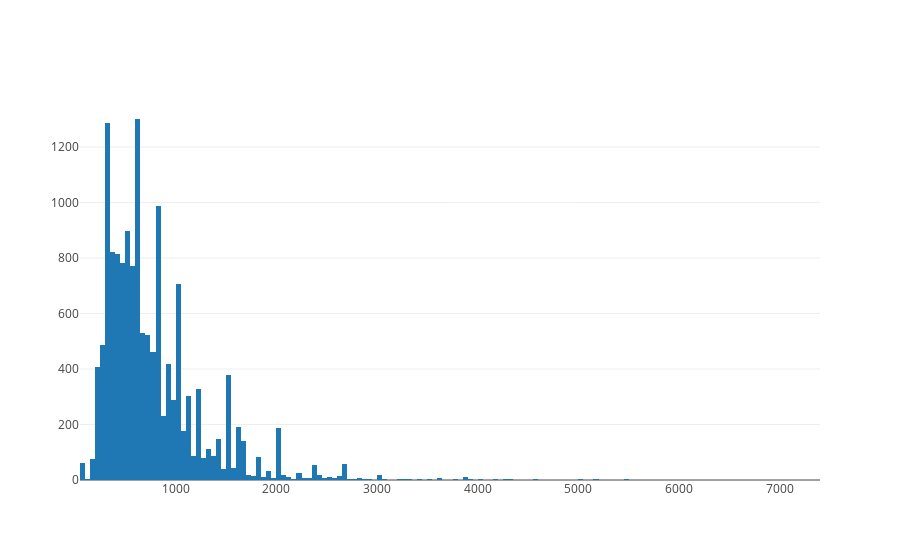

Notebook source saved alongside this figure:
### Code cell
iplot(data2)

### Figure 1 — Plotly figure (JSON) as saved in the notebook; plotly's stock layout.template omitted (floating-point values rounded to 4 significant figures; data arrays with more than 128 entries replaced by an {"elided": "..."} marker saying what was removed)
{"data": [{"type": "histogram", "x": {"elided": "14681 int values"}}], "layout": {}}
